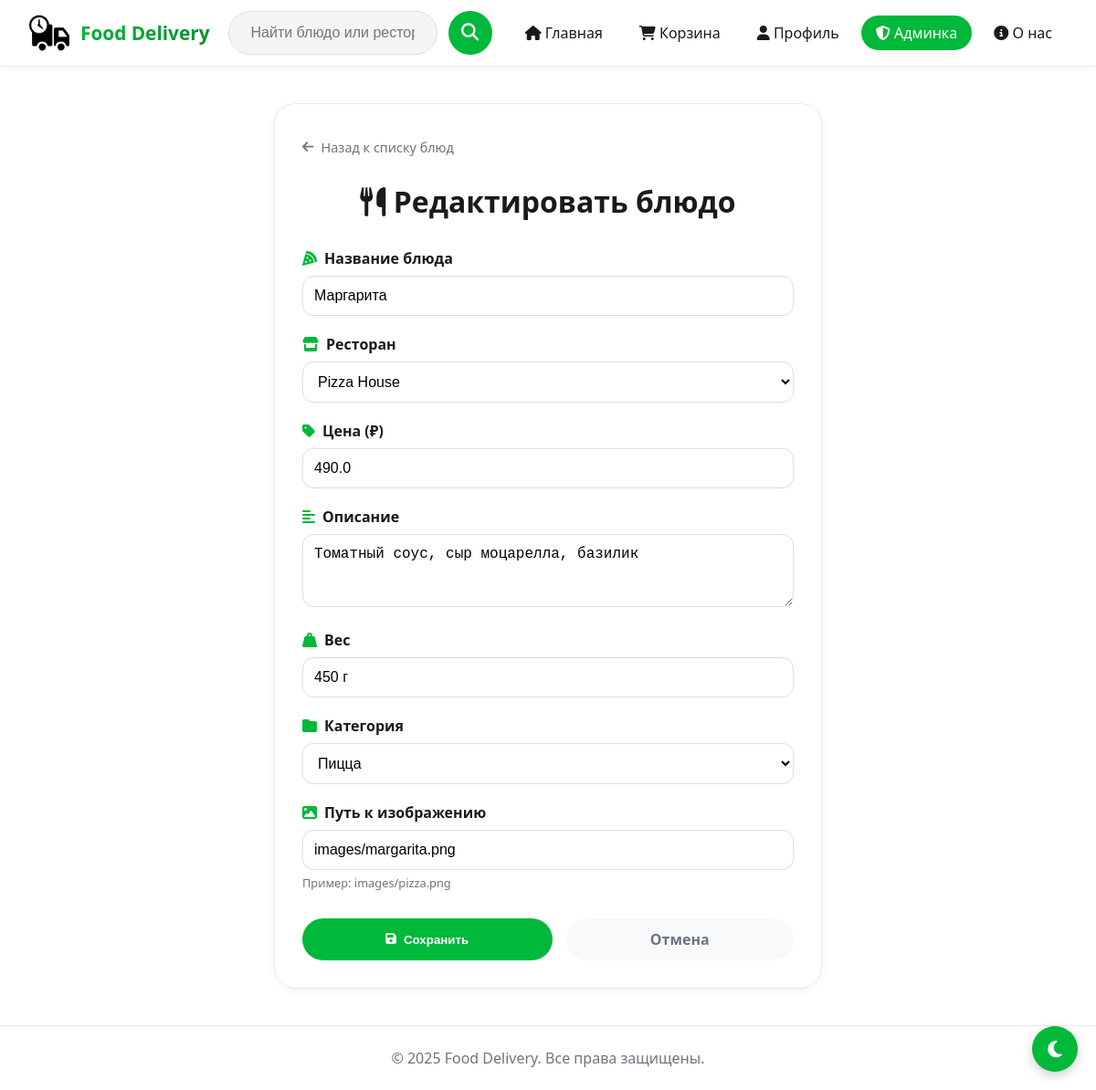
The page /admin/menu/edit/1 (signed in) on the database its author committed.
### models.py (models this page shows)
class MenuItem(db.Model):
    __tablename__ = 'menu_item'
    search_name = db.Column(db.String(200), default='')
    id = db.Column(db.Integer, primary_key=True)
    name = db.Column(db.String(200), nullable=False, index=True)
    price = db.Column(db.Float, nullable=False)
    restaurant_id = db.Column(db.Integer, db.ForeignKey('restaurant.id', ondelete='CASCADE'), nullable=False)
    description = db.Column(db.String(400))
    weight = db.Column(db.String(50))
    image = db.Column(db.String(200), default='images/default.png')
    category = db.Column(db.String(50), default='other')

class Restaurant(db.Model):
    __tablename__ = 'restaurant'
    id = db.Column(db.Integer, primary_key=True)
    name = db.Column(db.String(150), nullable=False, index=True)
    city = db.Column(db.String(100), index=True)
    delivery_time = db.Column(db.Integer, default=30)
    image = db.Column(db.String(200), default='images/default.png')
    menu_items = db.relationship('MenuItem', backref='restaurant', lazy=True, cascade='all, delete-orphan')

### routes.py (the view, shortened to what this page needs)
@main_bp.route('/admin/menu/edit/<int:item_id>', methods=['GET', 'POST'])
@login_required
@admin_required
def admin_edit_menu_item(item_id):
    menu_item = MenuItem.query.get_or_404(item_id)
    restaurants = Restaurant.query.all()
    return render_template('admin/admin_menu_form.html', title="Редактировать блюдо", menu_item=menu_item,
                           restaurants=restaurants)

### app.py (called while the page is built)
@login_manager.user_loader
def load_user(user_id):
    return User.query.get(int(user_id))

### routes.py (called while the page is built)
def admin_required(f):
    @wraps(f)
    def decorated_function(*args, **kwargs):
        if not current_user.is_authenticated or not current_user.is_admin:
            flash('Доступ запрещен. Требуются права администратора.', 'error')
            return redirect(url_for('main.index'))
        return f(*args, **kwargs)
    return decorated_function

### templates/admin/admin_menu_form.html (shortened to what this page needs)
{% extends "base.html" %}
{% block content %}
<div class="admin-form-container">
    <div class="back-link-wrapper">
        <a href="{{ url_for('main.admin_menu') }}" class="back-link">
            <i class="fas fa-arrow-left"></i> Назад к списку блюд
        </a>
    </div>
    <h1><i class="fas fa-utensils"></i> {{ title }}</h1>
    <form method="POST" class="admin-form">
        <div class="form-group">
            <label><i class="fas fa-pizza-slice"></i> Название блюда</label>
            <input type="text" name="name" value="{{ menu_item.name if menu_item else '' }}" required>
        </div>
        <div class="form-group">
            <label><i class="fas fa-store"></i> Ресторан</label>
            <select name="restaurant_id" required>
                {% for r in restaurants %}
                <option value="{{ r.id }}" {% if menu_item and menu_item.restaurant_id == r.id %}selected{% endif %}>
                    {{ r.name }}
                </option>
                {% endfor %}
            </select>
        </div>
        <div class="form-group">
            <label><i class="fas fa-tag"></i> Цена (₽)</label>
            <input type="number" step="1" name="price" value="{{ menu_item.price if menu_item else '' }}" required>
        </div>
        <div class="form-group">
            <label><i class="fas fa-align-left"></i> Описание</label>
            <textarea name="description" rows="3">{{ menu_item.description if menu_item else '' }}</textarea>
        </div>
        <div class="form-group">
            <label><i class="fas fa-weight-hanging"></i> Вес</label>
            <input type="text" name="weight" value="{{ menu_item.weight if menu_item else '250 г' }}" placeholder="250 г">
        </div>
        <div class="form-group">
            <label><i class="fas fa-folder"></i> Категория</label>
            <select name="category">
                <option value="pizza" {% if menu_item and menu_item.category =='pizza' %}selected{% endif %}>Пицца</option>
            </select>
        </div>
        <div class="form-group">
            <label><i class="fas fa-image"></i> Путь к изображению</label>
            <input type="text" name="image" value="{{ menu_item.image if menu_item else 'images/default.png' }}">
            <small>Пример: images/pizza.png</small>
        </div>
        <div class="form-actions">
            <button type="submit" class="btn-save"><i class="fas fa-save"></i> Сохранить</button>
            <a href="{{ url_for('main.admin_menu') }}" class="btn-cancel">Отмена</a>
        </div>
    </form>
</div>
{% endblock %}

### static/style.css (style rules this page uses)
* { margin: 0; padding: 0; box-sizing: border-box; }
body { font-family: -apple-system, BlinkMacSystemFont, 'Segoe UI', Roboto, 'Helvetica Neue', Arial, sans-serif; background-color: #ffffff; color: #1a1a1a; transition: background 0.3s ease, color 0.3s ease; animation: fadeIn 0.6s ease-out; }
header, footer, nav, .restaurant, .promo-card, .menu-item, .cart-item, .cart-total, .form-container, .profile-card, .admin-card, .card, .search-input, .search-autocomplete, .btn, .category-btn, input, textarea, select, button, .empty-cart, .team-card, .about-card { transition: background 0.3s ease, color 0.3s ease, border-color 0.3s ease, box-shadow 0.3s ease; }
.btn, button[type="submit"], .restaurant .btn { background: #00b83a; color: white; border-radius: 40px; padding: 12px 24px; font-weight: 600; border: none; cursor: pointer; text-decoration: none; display: inline-flex; align-items: center; gap: 8px; transition: all 0.2s ease; }

### templates/base.html (style rules this page uses)
body { animation: fadeInPage 0.5s ease-out; background: #ffffff; color: #1a1a1a; transition: background 0.3s ease, color 0.3s ease; }
header, footer, nav, .restaurant, .restaurant-card, .item-card, .promo-card, .profile-card, .cashback-card, .orders-card, .cart-item, .cart-total, .menu-item, .team-card, .about-card, .form-container, .edit-profile-form, .admin-card, .search-input, .search-autocomplete, .btn, .category-btn, .search-btn, input, textarea, select, button { transition: background 0.3s ease, color 0.3s ease, border-color 0.3s ease, box-shadow 0.3s ease !important; }

### templates/admin/admin_menu_form.html (style rules this page uses)
.back-link-wrapper { margin-bottom: 20px; }
.back-link { display: inline-flex; align-items: center; gap: 8px; color: #6c757d; text-decoration: none; font-size: 0.9rem; padding: 8px 0; transition: color 0.2s; }
.admin-form-container { max-width: 600px; margin: 40px auto; padding: 30px; background: white; border-radius: 24px; border: 1px solid #eaeaea; box-shadow: 0 2px 8px rgba(0,0,0,0.05); }
.admin-form-container h1 { text-align: center; margin-bottom: 30px; color: #1a1a1a; }
.form-group { margin-bottom: 20px; }
.form-group label { display: flex; align-items: center; gap: 8px; font-weight: 600; margin-bottom: 8px; color: #1a1a1a; }
.form-group label i { color: #00b83a; }
.form-group input, .form-group select, .form-group textarea { width: 100%; padding: 12px; border: 1px solid #ddd; border-radius: 12px; font-size: 1rem; box-sizing: border-box; background: white; }
.form-group small { display: block; margin-top: 5px; color: #6c757d; font-size: 0.8rem; }
.form-actions { display: flex; gap: 15px; margin-top: 30px; }
.btn-save { flex: 1; padding: 12px; background: #00b83a; color: white; border: none; border-radius: 40px; cursor: pointer; font-weight: 600; display: flex; align-items: center; justify-content: center; gap: 8px; transition: all 0.2s; }
.btn-cancel { flex: 1; padding: 12px; background: #f8f9fa; color: #6c757d; text-align: center; border-radius: 40px; text-decoration: none; font-weight: 600; transition: all 0.2s; }

### rows shown on the page
MenuItem: name "Маргарита", restaurant_id "Pizza House", price "490.0", description "Томатный соус, сыр моцарелла, базилик", weight "450 г", category "Пицца", image "images/margarita.png"

### other values the page prints
{{ title }} "Редактировать блюдо"
